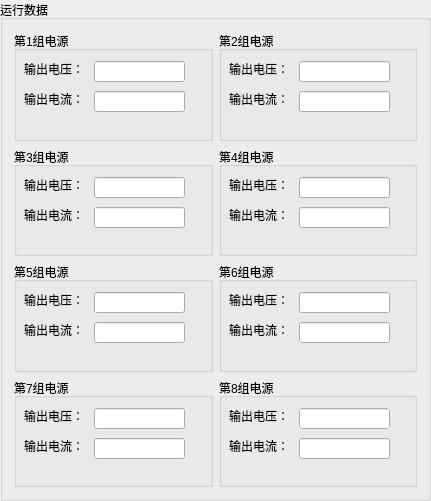
    <widget class="QGroupBox" name="groupBox_10">
     <property name="minimumSize">
      <size>
       <width>431</width>
       <height>501</height>
      </size>
     </property>
     <property name="maximumSize">
      <size>
       <width>431</width>
       <height>200000</height>
      </size>
     </property>
     <property name="title">
      <string>运行数据</string>
     </property>
     <layout class="QGridLayout" name="gridLayout_4">
      <item row="0" column="0">
       <widget class="QGroupBox" name="groupBox">
        <property name="autoFillBackground">
         <bool>false</bool>
        </property>
        <property name="title">
         <string>第1组电源</string>
        </property>
        <widget class="QLineEdit" name="lineEdit_4">
         <property name="geometry">
          <rect>
           <x>80</x>
           <y>30</y>
           <width>91</width>
           <height>21</height>
          </rect>
         </property>
        </widget>
        <widget class="QLineEdit" name="lineEdit_5">
         <property name="geometry">
          <rect>
           <x>80</x>
           <y>60</y>
           <width>91</width>
           <height>21</height>
          </rect>
         </property>
        </widget>
        <widget class="QLabel" name="label_4">
         <property name="geometry">
          <rect>
           <x>10</x>
           <y>30</y>
           <width>72</width>
           <height>15</height>
          </rect>
         </property>
         <property name="text">
          <string>输出电压：</string>
         </property>
        </widget>
        <widget class="QLabel" name="label_5">
         <property name="geometry">
          <rect>
           <x>10</x>
           <y>60</y>
           <width>72</width>
           <height>15</height>
          </rect>
         </property>
         <property name="text">
          <string>输出电流：</string>
         </property>
        </widget>
       </widget>
      </item>
      <item row="0" column="1">
       <widget class="QGroupBox" name="groupBox_4">
        <property name="autoFillBackground">
         <bool>false</bool>
        </property>
        <property name="title">
         <string>第2组电源</string>
        </property>
        <widget class="QLineEdit" name="lineEdit_9">
         <property name="geometry">
          <rect>
           <x>80</x>
           <y>30</y>
           <width>91</width>
           <height>21</height>
          </rect>
         </property>
        </widget>
        <widget class="QLineEdit" name="lineEdit_10">
         <property name="geometry">
          <rect>
           <x>80</x>
           <y>60</y>
           <width>91</width>
           <height>21</height>
          </rect>
         </property>
        </widget>
        <widget class="QLabel" name="label_9">
         <property name="geometry">
          <rect>
           <x>10</x>
           <y>30</y>
           <width>72</width>
           <height>15</height>
          </rect>
         </property>
         <property name="text">
          <string>输出电压：</string>
         </property>
        </widget>
        <widget class="QLabel" name="label_10">
         <property name="geometry">
          <rect>
           <x>10</x>
           <y>60</y>
           <width>72</width>
           <height>15</height>
          </rect>
         </property>
         <property name="text">
          <string>输出电流：</string>
         </property>
        </widget>
       </widget>
      </item>
      <item row="1" column="0">
       <widget class="QGroupBox" name="groupBox_3">
        <property name="autoFillBackground">
         <bool>false</bool>
        </property>
        <property name="title">
         <string>第3组电源</string>
        </property>
        <widget class="QLineEdit" name="lineEdit_11">
         <property name="geometry">
          <rect>
           <x>80</x>
           <y>30</y>
           <width>91</width>
           <height>21</height>
          </rect>
         </property>
        </widget>
        <widget class="QLineEdit" name="lineEdit_12">
         <property name="geometry">
          <rect>
           <x>80</x>
           <y>60</y>
           <width>91</width>
           <height>21</height>
          </rect>
         </property>
        </widget>
        <widget class="QLabel" name="label_11">
         <property name="geometry">
          <rect>
           <x>10</x>
           <y>30</y>
           <width>72</width>
           <height>15</height>
          </rect>
         </property>
         <property name="text">
          <string>输出电压：</string>
         </property>
        </widget>
        <widget class="QLabel" name="label_12">
         <property name="geometry">
          <rect>
           <x>10</x>
           <y>60</y>
           <width>72</width>
           <height>15</height>
          </rect>
         </property>
         <property name="text">
          <string>输出电流：</string>
         </property>
        </widget>
       </widget>
      </item>
      <item row="1" column="1">
       <widget class="QGroupBox" name="groupBox_7">
        <property name="autoFillBackground">
         <bool>false</bool>
        </property>
        <property name="title">
         <string>第4组电源</string>
        </property>
        <widget class="QLineEdit" name="lineEdit_13">
         <property name="geometry">
          <rect>
           <x>80</x>
           <y>30</y>
           <width>91</width>
           <height>21</height>
          </rect>
         </property>
        </widget>
        <widget class="QLineEdit" name="lineEdit_14">
         <property name="geometry">
          <rect>
           <x>80</x>
           <y>60</y>
           <width>91</width>
           <height>21</height>
          </rect>
         </property>
        </widget>
        <widget class="QLabel" name="label_13">
         <property name="geometry">
          <rect>
           <x>10</x>
           <y>30</y>
           <width>72</width>
           <height>15</height>
          </rect>
         </property>
         <property name="text">
          <string>输出电压：</string>
         </property>
        </widget>
        <widget class="QLabel" name="label_14">
         <property name="geometry">
          <rect>
           <x>10</x>
           <y>60</y>
           <width>72</width>
           <height>15</height>
          </rect>
         </property>
         <property name="text">
          <string>输出电流：</string>
         </property>
        </widget>
       </widget>
      </item>
      <item row="2" column="0">
       <widget class="QGroupBox" name="groupBox_5">
        <property name="autoFillBackground">
         <bool>false</bool>
        </property>
        <property name="title">
         <string>第5组电源</string>
        </property>
        <widget class="QLineEdit" name="lineEdit_15">
         <property name="geometry">
          <rect>
           <x>80</x>
           <y>30</y>
           <width>91</width>
           <height>21</height>
          </rect>
         </property>
        </widget>
        <widget class="QLineEdit" name="lineEdit_16">
         <property name="geometry">
          <rect>
           <x>80</x>
           <y>60</y>
           <width>91</width>
           <height>21</height>
          </rect>
         </property>
        </widget>
        <widget class="QLabel" name="label_15">
         <property name="geometry">
          <rect>
           <x>10</x>
           <y>30</y>
           <width>72</width>
           <height>15</height>
          </rect>
         </property>
         <property name="text">
          <string>输出电压：</string>
         </property>
        </widget>
        <widget class="QLabel" name="label_16">
         <property name="geometry">
          <rect>
           <x>10</x>
           <y>60</y>
           <width>72</width>
           <height>15</height>
          </rect>
         </property>
         <property name="text">
          <string>输出电流：</string>
         </property>
        </widget>
       </widget>
      </item>
      <item row="2" column="1">
       <widget class="QGroupBox" name="groupBox_6">
        <property name="autoFillBackground">
         <bool>false</bool>
        </property>
        <property name="title">
         <string>第6组电源</string>
        </property>
        <widget class="QLineEdit" name="lineEdit_17">
         <property name="geometry">
          <rect>
           <x>80</x>
           <y>30</y>
           <width>91</width>
           <height>21</height>
          </rect>
         </property>
        </widget>
        <widget class="QLineEdit" name="lineEdit_18">
         <property name="geometry">
          <rect>
           <x>80</x>
           <y>60</y>
           <width>91</width>
           <height>21</height>
          </rect>
         </property>
        </widget>
        <widget class="QLabel" name="label_17">
         <property name="geometry">
          <rect>
           <x>10</x>
           <y>30</y>
           <width>72</width>
           <height>15</height>
          </rect>
         </property>
         <property name="text">
          <string>输出电压：</string>
         </property>
        </widget>
        <widget class="QLabel" name="label_18">
         <property name="geometry">
          <rect>
           <x>10</x>
           <y>60</y>
           <width>72</width>
           <height>15</height>
          </rect>
         </property>
         <property name="text">
          <string>输出电流：</string>
         </property>
        </widget>
       </widget>
      </item>
      <item row="3" column="0">
       <widget class="QGroupBox" name="groupBox_9">
        <property name="autoFillBackground">
         <bool>false</bool>
        </property>
        <property name="title">
         <string>第7组电源</string>
        </property>
        <widget class="QLineEdit" name="lineEdit_19">
         <property name="geometry">
          <rect>
           <x>80</x>
           <y>30</y>
           <width>91</width>
           <height>21</height>
          </rect>
         </property>
        </widget>
        <widget class="QLineEdit" name="lineEdit_20">
         <property name="geometry">
          <rect>
           <x>80</x>
           <y>60</y>
           <width>91</width>
           <height>21</height>
          </rect>
         </property>
        </widget>
        <widget class="QLabel" name="label_19">
         <property name="geometry">
          <rect>
           <x>10</x>
           <y>30</y>
           <width>72</width>
           <height>15</height>
          </rect>
         </property>
         <property name="text">
          <string>输出电压：</string>
         </property>
        </widget>
        <widget class="QLabel" name="label_20">
         <property name="geometry">
          <rect>
           <x>10</x>
           <y>60</y>
           <width>72</width>
           <height>15</height>
          </rect>
         </property>
         <property name="text">
          <string>输出电流：</string>
         </property>
        </widget>
       </widget>
      </item>
      <item row="3" column="1">
       <widget class="QGroupBox" name="groupBox_8">
        <property name="autoFillBackground">
         <bool>false</bool>
        </property>
        <property name="title">
         <string>第8组电源</string>
        </property>
        <widget class="QLineEdit" name="lineEdit_21">
         <property name="geometry">
          <rect>
           <x>80</x>
           <y>30</y>
           <width>91</width>
           <height>21</height>
          </rect>
         </property>
         <property name="autoFillBackground">
          <bool>true</bool>
         </property>
        </widget>
        <widget class="QLineEdit" name="lineEdit_22">
         <property name="geometry">
          <rect>
           <x>80</x>
           <y>60</y>
           <width>91</width>
           <height>21</height>
          </rect>
         </property>
        </widget>
        <widget class="QLabel" name="label_21">
         <property name="geometry">
          <rect>
           <x>10</x>
           <y>30</y>
           <width>72</width>
           <height>15</height>
          </rect>
         </property>
         <property name="text">
          <string>输出电压：</string>
         </property>
        </widget>
        <widget class="QLabel" name="label_22">
         <property name="geometry">
          <rect>
           <x>10</x>
           <y>60</y>
           <width>72</width>
           <height>15</height>
          </rect>
         </property>
         <property name="text">
          <string>输出电流：</string>
         </property>
        </widget>
       </widget>
      </item>
     </layout>
    </widget>
